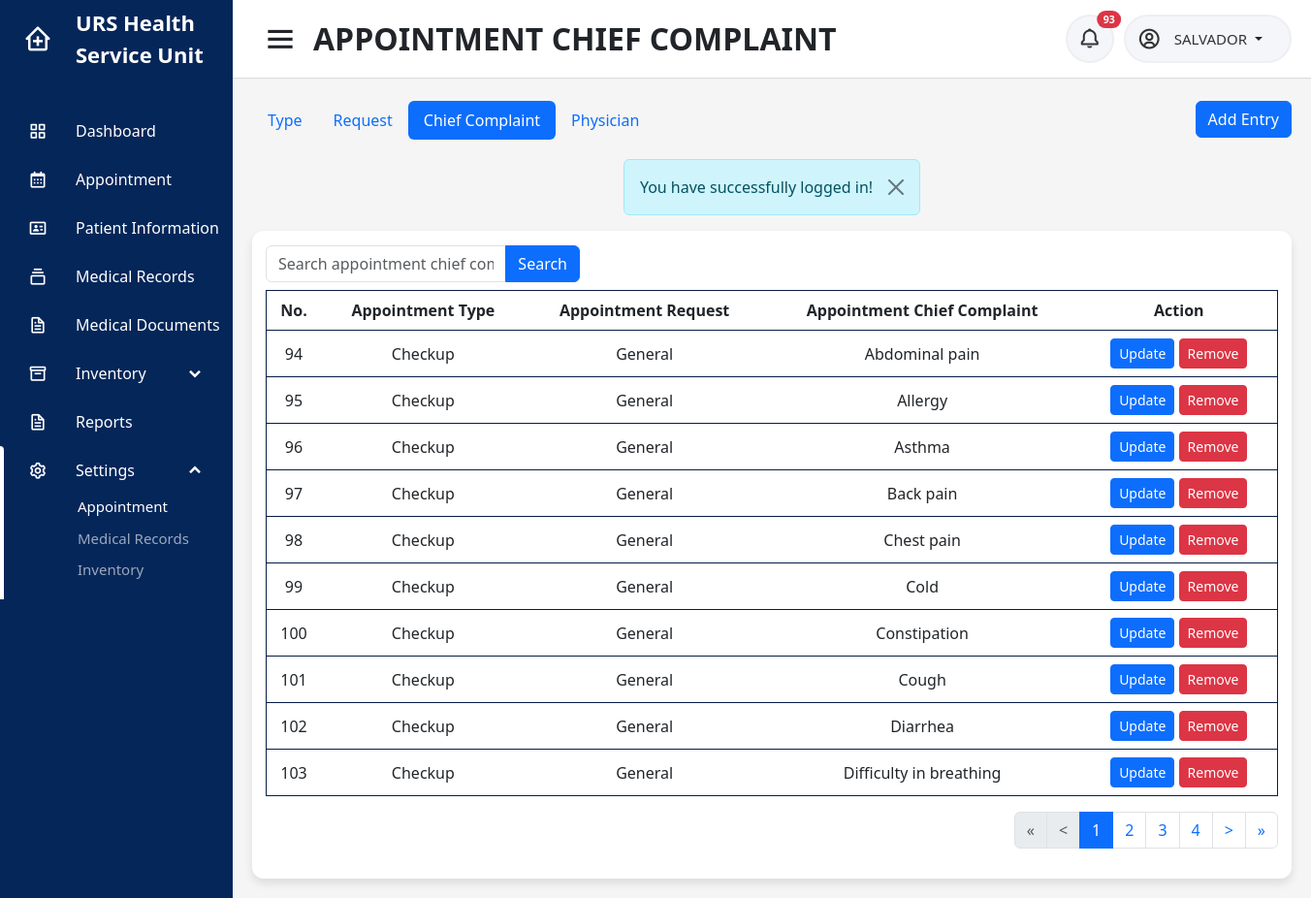
The app's page /users/nurse/appcc_set.php (signed in) with its own data.
### tables this page shows
CREATE TABLE `appointment_cc` (
  `id` int(11) NOT NULL,
  `purpose` int(11) NOT NULL,
  `chief_complaint` varchar(200) NOT NULL
);

CREATE TABLE `appointment_type` (
  `id` int(11) NOT NULL,
  `type` varchar(45) NOT NULL
);

CREATE TABLE `appointment_purpose` (
  `id` int(11) NOT NULL,
  `type` int(11) NOT NULL,
  `purpose` varchar(45) NOT NULL
);

### users/nurse/modals/update_appcc_set_modal.php (the view, shortened to what this page needs)
<?php
include('connection.php');
$sql = "SELECT p.id, t.type, p.purpose FROM appointment_purpose p INNER JOIN appointment_type t ON t.id=p.type ORDER BY type";
$result = mysqli_query($conn, $sql);
?>

### users/nurse/modals/update_appcc_set_modal.php (the view, shortened to what this page needs)
<?php
include('connection.php');
$sql = "SELECT p.id, t.type, p.purpose FROM appointment_purpose p INNER JOIN appointment_type t ON t.id=p.type ORDER BY type";
$result = mysqli_query($conn, $sql);
while ($row = mysqli_fetch_array($result)) {
    if ($data['purpose'] == $row['purpose'])
    {
?>
    <option value="<?= $row['id']; ?>" selected><?= $row['purpose']; ?></option>
<?php } else
{?>
    <option value="<?= $row['id']; ?>"><?= $row['purpose']; ?></option>
<?php }} ?>

### users/nurse/appcc_set.php (shortened to what this page needs)
<?php
include('../../connection.php');
$userid = $_SESSION['userid'];
$name = $_SESSION['username'];
$campus = $_SESSION['campus'];
if (isset($_GET['addcc'])) {
    $addcc = isset($_GET['addcc']) ? $_GET['addcc'] : '';
    $whereClause = "";
    if ($addcc !== '') {
        $whereClause .= " WHERE chief_complaint LIKE '%$addcc%'";
    }
    $sql_count = "SELECT COUNT(*) AS total_rows FROM appointment_cc c INNER JOIN appointment_purpose p ON p.id=c.purpose INNER JOIN appointment_type t ON t.id=p.type $whereClause ORDER BY t.type";
} else {
    $sql_count = "SELECT COUNT(*) AS total_rows FROM appointment_cc c INNER JOIN appointment_purpose p ON p.id=c.purpose INNER JOIN appointment_type t ON t.id=p.type ORDER BY t.type";
}
$count_result = $conn->query($sql_count);
if ($count_result) {
    $count_row = $count_result->fetch_assoc();
    $nr_of_rows = $count_row['total_rows'];
} else {
    echo "Error: " . $conn->error;
}
$rows_per_page = 10;
$page = isset($_GET['page']) ? $_GET['page'] : 1;
$start = ($page - 1) * $rows_per_page;
$pages = ceil($nr_of_rows / $rows_per_page);
$previous = $page - 1;
$next = $page + 1;
$start_loop = $page > 2 ? $page - 2 : 1;
$end_loop = $page < $pages - 2 ? $page + 2 : $pages;
if ($pages > 4) {
    if ($page > 2 && $page < $pages - 1) {
        $end_loop = $page + 1;
    } elseif ($page == 1) {
        $start_loop = 1;
        $end_loop = 4;
    } elseif ($page == $pages) {
        $start_loop = $pages - 3;
        $end_loop = $pages;
    }
}
?>
<!DOCTYPE html>
<html lang="en" dir="ltr">
<head>
    <?php include('../../includes/header.php'); ?>
</head>
<body id="<?php echo $id ?>">
    <?php include('../../includes/sidebar.php') ?>
    <section class="home-section">
        <nav>
            <div class="sidebar-button">
                <i class='bx bx-menu sidebarBtn'></i>
                <span class="dashboard">APPOINTMENT CHIEF COMPLAINT</span>
            </div>
            <div class="right-nav">
                <div class="notification-button">
                    <button type="button" class="btn btn-sm position-relative" onclick="window.location.href = 'notification'">
                        <i class='bx bx-bell'></i>
                        <?php
                        $sql = "SELECT au.id, au.user, au.campus, au.activity, au.datetime, au.status, ac.firstname, ac.middlename, ac.lastname, ac.campus, i.image FROM audit_trail au INNER JOIN account ac ON ac.accountid = au.user INNER JOIN patient_image i ON i.patient_id = au.user WHERE ((au.activity LIKE '%added a walk-in schedule%' AND au.activity LIKE '%$campus%') OR (au.activity LIKE '%cancelled a walk-in schedule%' AND au.activity LIKE '%$campus%') OR au.activity LIKE 'sent%' OR au.activity LIKE 'cancelled%' OR au.activity LIKE 'uploaded medical document%' OR au.activity LIKE '%expired%') AND au.status='unread' AND au.user != '$userid' ORDER BY au.datetime DESC";
                        $result = mysqli_query($conn, $sql);
                        if ($row = mysqli_num_rows($result)) {
                        ?>
                            <span class="position-absolute top-0 start-100 translate-middle badge rounded-pill bg-danger">
                                <?= $row ?>
                            </span>
                        <?php
                        }
                        ?>
                    </button>
                </div>
                <div class="profile-details">
                    <i class='bx bx-user-circle'></i>
                    <div class="dropdown">
                        <a class="btn dropdown-toggle" href="#" role="button" data-bs-toggle="dropdown" aria-expanded="false">
                            <span class="admin_name">
                                <?php
                                echo $name ?>
                            </span>
                        </a>
                    </div>
                </div>
            </div>
        </nav>
        <div class="home-content">
            <div class="overview-boxes">
                <div class="inv-tabs">
                    <div class="tabs">
                        <ul class="nav nav-pills">
                            <li class="nav-item">
                                <a class="nav-link" href="apptype_set">Type</a>
                            </li>
                            <li class="nav-item">
                                <a class="nav-link" href="apppurpose_set">Request</a>
                            </li>
                            <li class="nav-item">
                                <a class="nav-link active" aria-current="page" href="#">Chief Complaint</a>
                            </li>
                            <li class="nav-item">
                                <a class="nav-link" href="appphysician_set">Physician</a>
                            </li>
                        </ul>
                    </div>
                    <div>
                        <button type="button" class="btn btn-primary" data-bs-toggle="modal" data-bs-target="#appcc_set">Add Entry</button>
                        <?php include('modals/appcc_set_modal.php'); ?>
                    </div>
                </div>
                <?php
                include('../../includes/alert.php')
                ?>
                <div class="content">
                    <div class="row">
                        <div class="row">
                            <div class="col-md-4">
                                <form action="" method="get">
                                    <div class="row">
                                        <div class="col-md-12 mb-2">
                                            <div class="input-group">
                                                <input type="text" name="addcc" value="<?= isset($_GET['addcc']) == true ? $_GET['addcc'] : '' ?>" class="form-control" placeholder="Search appointment chief complaint">
                                                <button type="submit" class="btn btn-primary">Search</button>
                                            </div>
                                        </div>
                                    </div>
                                </form>
                            </div>
                        </div>
                        <div class="col-sm-12">
                            <div class="table-responsive">
                                <table class="table">
                                    <thead class="head">
                                        <tr>
                                            <th>No.</th>
                                            <th>Appointment Type</th>
                                            <th>Appointment Request</th>
                                            <th>Appointment Chief Complaint</th>
                                            <th>Action</th>
                                        </tr>
                                    </thead>
                                    <tbody>
                                        <?php
                                        if (isset($_GET['addcc']) && $_GET['addcc'] != '') {
                                            $addcc = $_GET['addcc'];
                                            $count = 1;
                                            $sql = "SELECT c.id, c.chief_complaint, t.type, p.purpose FROM appointment_cc c INNER JOIN appointment_purpose p ON p.id=c.purpose INNER JOIN appointment_type t ON t.id=p.type WHERE chief_complaint LIKE '%$addcc%' ORDER BY t.type LIMIT $start, $rows_per_page";
                                            $result = mysqli_query($conn, $sql);
                                        } else {
                                            $sql = "SELECT c.id, c.chief_complaint, t.type, p.purpose FROM appointment_cc c INNER JOIN appointment_purpose p ON p.id=c.purpose INNER JOIN appointment_type t ON t.id=p.type ORDER BY t.type LIMIT $start, $rows_per_page";
                                            $result = mysqli_query($conn, $sql);
                                        }
                                        if ($result) {
                                            if (mysqli_num_rows($result) > 0) {
                                        ?>
                                                <?php
                                                foreach ($result as $data) { ?>
                                                    <tr>
                                                        <td><?php echo $data['id']; ?></td>
                                                        <td><?php echo $data['type']; ?></td>
                                                        <td><?php echo $data['purpose']; ?></td>
                                                        <td><?php echo  $chief = $data['chief_complaint']; ?></td>
                                                        <td>
                                                            <button type="button" class="btn btn-primary btn-sm" data-bs-toggle="modal" data-bs-target="#updateappcc_set<?php echo $data['id']; ?>">Update</button>
                                                            <button type="button" class="btn btn-danger btn-sm" data-bs-toggle="modal" data-bs-target="#removeappcc_set<?php echo $data['id']; ?>">Remove</button>
                                                        </td>
                                                    </tr>
                                                <?php
                                                    include('modals/update_appcc_set_modal.php');
                                                }
                                            }
                                        }
                                        ?>
                                    </tbody>
                                </table>
                                <ul class="pagination justify-content-end">
                                    <?php
                                    if (mysqli_num_rows($result) > 0) : ?>
                                        <li class="page-item <?= $page == 1 ? 'disabled' : ''; ?>">
                                            <a class="page-link" href="?<?= isset($_GET['addcc']) ? 'addcc=' . $_GET['addcc'] . '&' : '' ?>page=<?= 1; ?>">&laquo;</a>
                                        </li>
                                        <li class="page-item <?php echo $page == 1 ? 'disabled' : ''; ?>">
                                            <a class="page-link" href="?<?= isset($_GET['addcc']) ? 'addcc=' . $_GET['addcc'] . '&' : '' ?>page=<?= $previous; ?>">&lt;</a>
                                        </li>
                                        <?php for ($i = $start_loop; $i <= $end_loop; $i++) : ?>
                                            <li class="page-item <?php echo $page == $i ? 'active' : ''; ?>">
                                                <a class="page-link" href="?<?= isset($_GET['addcc']) ? 'addcc=' . $_GET['addcc'] . '&' : '' ?>page=<?= $i; ?>"><?= $i; ?></a>
                                            </li>
                                        <?php endfor; ?>
                                        <li class="page-item <?php echo $page == $pages ? 'disabled' : ''; ?>">
                                            <a class="page-link" href="?<?= isset($_GET['addcc']) ? 'addcc=' . $_GET['addcc'] . '&' : '' ?>page=<?= $next; ?>">&gt;</a>
                                        </li>
                                        <li class="page-item <?php echo $page == $pages ? 'disabled' : ''; ?>">
                                            <a class="page-link" href="?<?= isset($_GET['addcc']) ? 'addcc=' . $_GET['addcc'] . '&' : '' ?>page=<?= $pages; ?>">&raquo;</a>
                                        </li>
                                    <?php endif; ?>
                                </ul>
                            </div>
                        </div>
                    </div>
                </div>
            </div>
        </div>
    </section>
</body>
</html>

### css/dashboard.css (style rules this page uses)
.home-section { position: relative; background: #f5f5f5; min-height: 100vh; width: calc(100% - 240px); left: 240px; transition: all 0.5s ease; }
.home-section nav { display: flex; justify-content: space-between; height: 80px; background: #fff; align-items: center; position: fixed; width: calc(100% - 240px); left: 240px; z-index: 100; padding: 0 20px 0 30px; box-shadow: 0 1px 1px rgba(0, 0, 0, 0.1); transition: all 0.5s ease; }
.home-section nav .sidebar-button { display: flex; align-items: center; font-size: 32px; font-weight: 600; }
nav .sidebar-button i { font-size: 38px; margin-right: 15px; }
.home-section .right-nav { display: flex; }
.home-section .profile-details { display: flex; align-items: center; background: #f5f6fa; border: 2px solid #efeef1; border-radius: 50px; height: 50px; padding: 0 15px 0 2px; margin-left: 10px; }
.home-section nav .notification-button { display: flex; align-items: center; justify-content: center; background: #f5f6fa; border: 2px solid #efeef1; border-radius: 50px; height: 50px; min-width: 50px; }
nav .notification-button i { font-size: 24px; color: #333; }
.home-section nav .notification-button button { display: flex; justify-content: center; align-items: center; height: 42px; min-width: 30px; border-radius: 50%; }
nav .profile-details .admin_name { font-size: 15px; font-weight: 500; color: #333; white-space: nowrap; }
nav .profile-details i { font-size: 25px; color: #333; padding-left: 10px; }
.home-section .home-content { position: relative; justify-content: center; padding-top: 104px; }
.home-content .overview-boxes { display: flex; align-items: center; justify-content: space-between; flex-wrap: wrap; padding: 0 20px; }
.home-content .overview-boxes .content { margin-bottom: 20px; width: 100%; background: #fff; padding: 15px 14px; border-radius: 12px; box-shadow: 0 5px 10px rgba(0, 0, 0, 0.1); }
.home-content .table-inv tr, td, th { border: none; padding: 8px; text-align: center; }
.home-content table { border-collapse: collapse; width: 100%; vertical-align: middle; }
.head { background-color: #081d45; color: white; }
.home-content tr, td, th { border: 1px solid #081d45; padding: 8px; text-align: center; }
:root { --Red: hsl(1, 90%, 64%); --Blue: hsl(219, 85%, 26%); --White: hsl(0, 0%, 100%); --Very-light-grayish-blue: hsl(210, 60%, 98%); --Light-grayish-blue-1: hsl(211, 68%, 94%); --Light-grayish-blue-2: hsl(205, 33%, 90%); --Grayish-blue: hsl(219, 14%, 63%); --Dark-grayish-blue: hsl(219, 12%, 42%); --Very-dark-blue: hsl(224, 21%, 14%); }
.inv-tabs { display: flex; justify-content: space-between; width: 100%; margin-bottom: 20px; }

### records on screen
appointment_cc: id "94", appointment_type.type "Checkup", purpose.purpose "General", chief_complaint "Abdominal pain"
appointment_cc: id "95", appointment_type.type "Checkup", purpose.purpose "General", chief_complaint "Allergy"
appointment_cc: id "96", appointment_type.type "Checkup", purpose.purpose "General", chief_complaint "Asthma"
appointment_cc: id "97", appointment_type.type "Checkup", purpose.purpose "General", chief_complaint "Back pain"
appointment_cc: id "98", appointment_type.type "Checkup", purpose.purpose "General", chief_complaint "Chest pain"
appointment_cc: id "99", appointment_type.type "Checkup", purpose.purpose "General", chief_complaint "Cold"
appointment_cc: id "100", appointment_type.type "Checkup", purpose.purpose "General", chief_complaint "Constipation"
appointment_cc: id "101", appointment_type.type "Checkup", purpose.purpose "General", chief_complaint "Cough"
appointment_cc: id "102", appointment_type.type "Checkup", purpose.purpose "General", chief_complaint "Diarrhea"
appointment_cc: id "103", appointment_type.type "Checkup", purpose.purpose "General", chief_complaint "Difficulty in breathing"

### other values on screen
$row "93"
$name "SALVADOR"
$_SESSION['alert'] "You have successfully logged in!"
